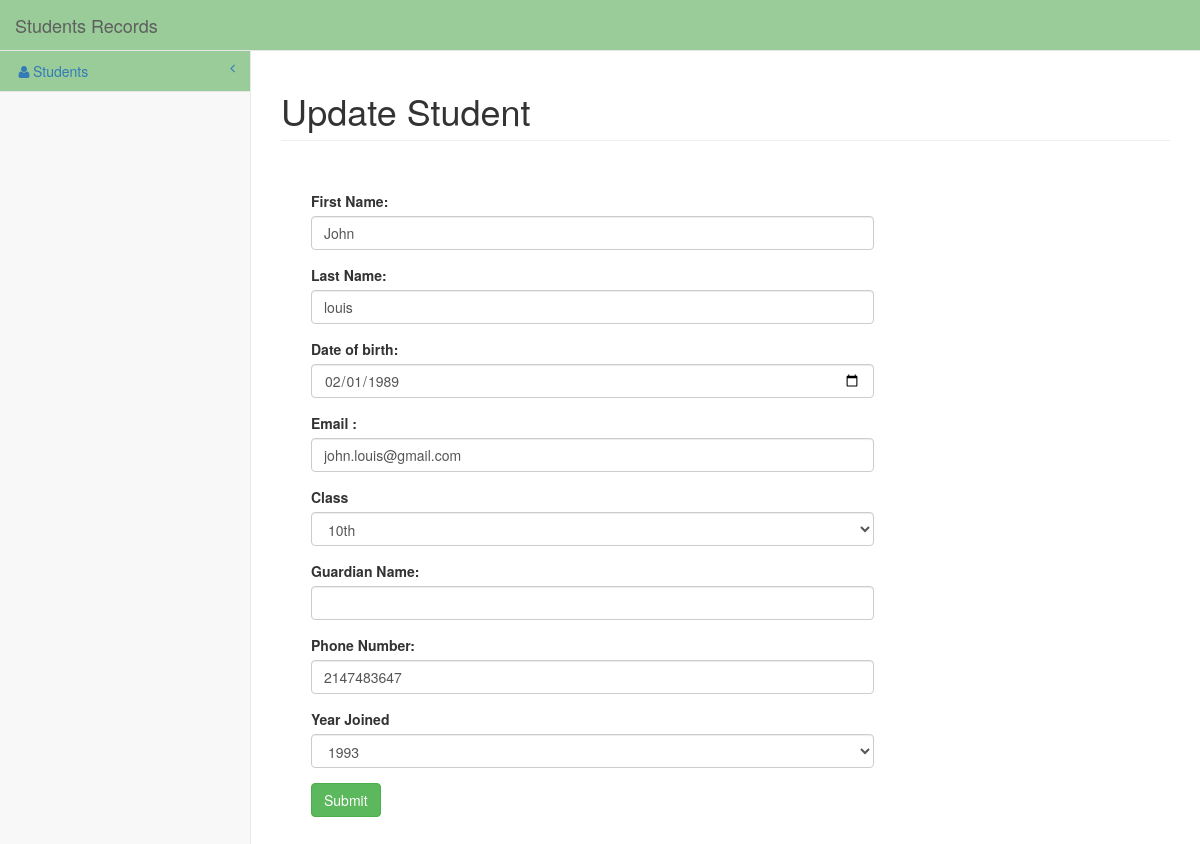
The app's page /admin/index.php?page=update_students&id=50 with its own data.
### tables this page shows
CREATE TABLE `students` (
  `id` int(11) NOT NULL,
  `first_name` varchar(100) NOT NULL,
  `last_name` varchar(100) NOT NULL,
  `dob` date NOT NULL,
  `email` varchar(255) NOT NULL,
  `class` int(11) NOT NULL,
  `guardian_name` varchar(100) DEFAULT NULL,
  `phone_number` varchar(50) NOT NULL,
  `date_added` datetime NOT NULL DEFAULT current_timestamp(),
  `date_updated` timestamp NOT NULL DEFAULT current_timestamp() ON UPDATE current_timestamp(),
  `year_joined` int(11) DEFAULT NULL
);

### admin/index.php (called while the page is built, shortened)
<?php
require "controllers/Maincontroller.php";
require "models/database.php";
$config = require "resources/config/config.php";
$dsn = "mysql:host=".$config['db_host'].";dbname=".$config['db_name'].";charset=".$config['db_charset'];
$pdo = new PDO($dsn, $config['db_user'], $config['db_password'], $config['db_options']);
$db = new Database($pdo);
$maincontroller = new Maincontroller($db);
$maincontroller->index();

### admin/models/database.php (called while the page is built, shortened)
<?php
class Database {
    private $pdo;
    public function __construct(PDO $pdo) {
        $this->pdo = $pdo;
    }
    public function getById($table, $id){
        $stm = $this->pdo->prepare('SELECT * FROM '.$table.' WHERE `id` = :id');
        $stm->bindValue(':id', $id);
        $success = $stm->execute();
        $row = $stm->fetch(PDO::FETCH_ASSOC);
        return ($success) ? $row: [];
    }
}

### admin/views/update_students.php (the view, shortened to what this page needs)
<?php require 'header.php';?>
    <h1 class="page-header">Update Student</h1>
    <div class="col-lg-8" style="margin:15px;">
	<form method="post" action="./index.php?page=do_update_students">
	<div class="control-group form-group">
    	<div class="controls">
        	<label>First Name:</label>
            	<input type="text" value="<?php echo $students['first_name'];?>" name="first_name" class="form-control" required>
        </div>
   	</div>
    <div class="control-group form-group">
    	<div class="controls">
        	<label>Last Name:</label>
            	<input type="text" value="<?php echo $students['last_name'];?>" name="last_name" class="form-control" required>
        </div>
   	</div>
       <div class="control-group form-group">
    	<div class="controls">
        	<label>Date of birth:</label>
            	<input type="date" value="<?php echo $students['dob'];?>" name="dob" class="form-control" required>
        </div>
   	</div>
       <div class="control-group form-group">
    	<div class="controls">
        	<label>Email :</label>
            	<input type="email" value="<?php echo $students['email'];?>"  name="email" class="form-control" required>
        </div>
    </div>
	<div class="control-group form-group">
    	<div class="controls">
        	<label>Class</label>
                    <select name="class" class="form-control" required>
                        <option <?php echo ($students['class'] == '10')?"selected":"" ?>>10th</option>
					</select>
        </div>
    </div>
    <div class="control-group form-group">
    	<div class="controls">
        	<label>Guardian Name:</label>
            	<input type="text" value="<?php echo $students['guardian_name'];?>" name="guardian_name" class="form-control">
        </div>
   	</div>
	<div class="control-group form-group">
    	<div class="controls">
        	<label>Phone Number:</label>
            	<input type="text" id="phone_number" value="<?php echo $students['phone_number'];?>" class="form-control" maxlength="10" name="phone_number"  required>
        </div>
  	</div>
      <div class="control-group form-group">
    	<div class="controls">
        	 <label>Year Joined</label>
                <?php
                    $currently_selected = $students['year_joined'];
                    $earliest_year = 1980;
                    $latest_year = date('Y');
                    print '<select name="year_joined" class="form-control">';
                    foreach ( range( $latest_year, $earliest_year ) as $i ) {
                        print '<option value="'.$i.'"'.($i == $currently_selected ? ' selected="selected"' : '').'>'.$i.'</option>';
                    }
                    print '</select>';
                    ?>
        </div>
    </div>
	<div class="control-group form-group">
    	<div class="controls">
            	<input type="submit" class="btn btn-success"  name="update_students" id="update_students">
        </div>
  	</div>
	</form>
</div>
<?php require 'footer.php';?>

### admin/assets/css/sb-admin-2.css (style rules this page uses)
body { background-color: #f8f8f8; }

### records on screen
students: first_name "John", last_name "louis", dob "02/01/1989", email "john.louis@gmail.com", class "10th", phone_number "2147483647", year_joined "1993"
